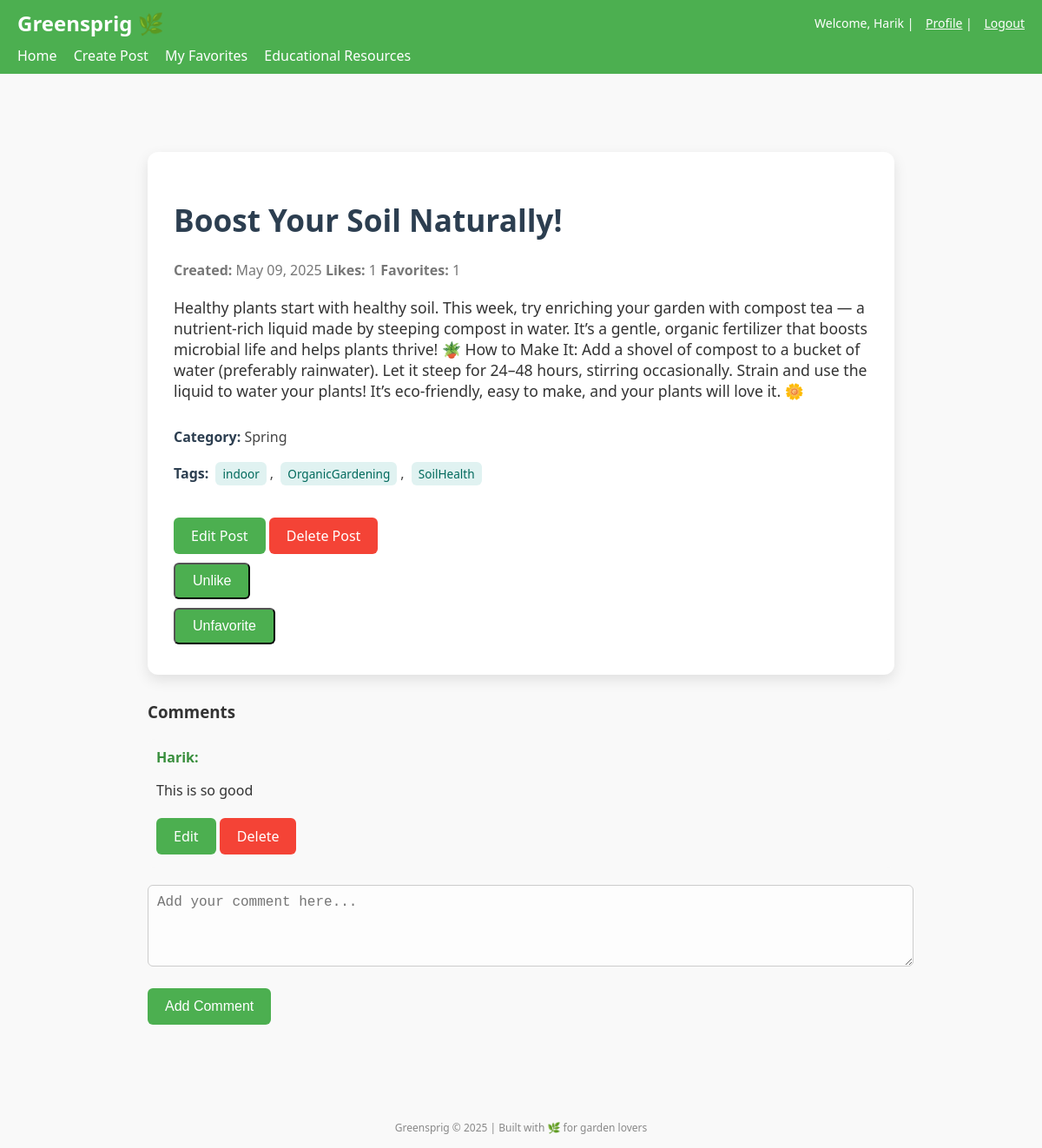
/post/4/ (signed in), run on the app's committed database.
### plants/models.py (models this page shows, shortened)
class Post(models.Model):
    title = models.CharField(max_length=100)
    content = models.TextField()
    author = models.ForeignKey(User, on_delete=models.CASCADE)
    image = models.ImageField(upload_to='post_images/', blank=True, null=True)  # New field
    likes = models.ManyToManyField(User, related_name='liked_posts', blank=True)  # New
    created_at = models.DateTimeField(auto_now_add=True)
    categories = models.ForeignKey(Category, on_delete=models.SET_NULL, null=True, blank=True)
    tags = TaggableManager()
    @property
    def total_likes(self):  #  Add this method
        return self.likes.count()

class Category(models.Model):
    name = models.CharField(max_length=100, unique=True)
    description = models.TextField(blank=True, null=True)

class Comment(models.Model):
    post = models.ForeignKey(Post, related_name='comments', on_delete=models.CASCADE)
    author = models.ForeignKey(User, on_delete=models.CASCADE)
    content = models.TextField()
    created_at = models.DateTimeField(auto_now_add=True)

### plants/views.py (the view)
# urls.py: path('post/<int:pk>/', views.post_detail, name='post_detail'),
def post_detail(request, pk):
    post = get_object_or_404(Post, pk=pk)
    comments = post.comments.all()
    is_favorited = False
    if request.user.is_authenticated:
        is_favorited = Favorite.objects.filter(user=request.user, post=post).exists()
    if request.method == 'POST':
        form = CommentForm(request.POST)
        if form.is_valid():
            comment = form.save(commit=False)
            comment.post = post
            comment.author = request.user
            comment.save()
            return redirect('post_detail', pk=pk)
    else:
        form = CommentForm()
    return render(request, 'post_detail.html', {
        'post': post,
        'comments': comments,
        'form': form,
        'is_favorited': is_favorited,
    })

### plants/forms.py
class CommentForm(forms.ModelForm):
    class Meta:
        model = Comment
        fields = ['content']

### plants/templates/post_detail.html (shortened to what this page needs)
{% extends 'base.html' %}
{% block content %}
  <div class="post-detail-wrapper">
    <div class="post-detail-card">
      <h1>{{ post.title }}</h1>
      <p class="post-meta">
        <span><strong>Created:</strong> {{ post.created_at|date:"M d, Y" }}</span>
        <span><strong>Likes:</strong> {{ post.total_likes }}</span>
        <span><strong>Favorites:</strong> {{ post.favorites.count }}</span>
      </p>
      <div class="post-content">
        <p>{{ post.content }}</p>
      </div>
      <div class="post-meta-info">
        {% if post.categories %}
          <p><strong>Category:</strong> {{ post.categories.name }}</p>
        {% endif %}
        {% if post.tags.all %}
          <p>
            <strong>Tags:</strong>
            {% for tag in post.tags.all %}
              <span class="tag">{{ tag.name }}</span>{% if not forloop.last %},{% endif %}
            {% endfor %}
          </p>
        {% endif %}
      </div>
      {% if user.is_authenticated and post.author == user %}
        <div class="post-actions">
          <a href="{% url 'edit_post' post.pk %}" class="btn-secondary">Edit Post</a>
          <a href="{% url 'delete_post' post.pk %}" class="btn-danger">Delete Post</a>
        </div>
      {% endif %}
        {% if user.is_authenticated %}
          <form method="POST" action="{% url 'like_post' post.pk %}" class="like-form">
            <button type="submit" class="btn-primary">
              {% if user in post.likes.all %}
                Unlike
              {% else %}
                Like
              {% endif %}
            </button>
          </form>
          <form method="POST" action="{% url 'toggle_favorite' post.pk %}" class="favorite-form">
            <button type="submit" class="btn-primary">
              {% if is_favorited %}
                Unfavorite
              {% else %}
                Favorite
              {% endif %}
            </button>
          </form>
        {% else %}
          <p>You must be logged in to like or favorite this post.</p>
        {% endif %}
      </div>
      <div class="comments-section">
        <h3>Comments</h3>
        {% if post.comments.all %}
          <ul class="comments-list">
            {% for comment in post.comments.all %}
              <li class="comment">
                <strong>{{ comment.author.username }}:</strong>
                <p>{{ comment.content }}</p>
                {% if comment.author == user %}
                  <a href="{% url 'edit_comment' comment.pk %}" class="btn-secondary">Edit</a>
                  <a href="{% url 'delete_comment' comment.pk %}" class="btn-danger">Delete</a>
                {% endif %}
              </li>
            {% endfor %}
          </ul>
        {% else %}
          <p>No comments yet.</p>
        {% endif %}
        <form method="POST" action="{% url 'add_comment' post.pk %}" class="comment-form">
          <textarea name="content" rows="4" placeholder="Add your comment here..." required></textarea>
          <button type="submit" class="btn-primary">Add Comment</button>
        </form>
      </div>
    </div>
{% endblock %}

### plants/templates/base.html (shortened to what this page needs)
<!DOCTYPE html>
<html lang="en">
<head>
</head>
<body>
  <header>
    <div class="top-bar">
      <a href="{% url 'home' %}" class="logo">Greensprig 🌿</a>
      <div class="welcome">
        {% if user.is_authenticated %}
          Welcome, {{ user.username }} |
          <a href="{% url 'profile' %}">Profile</a> |
          <a href="{% url 'logout' %}">Logout</a>
        {% else %}
          <a href="{% url 'login' %}">Login</a> |
          <a href="{% url 'signup' %}">Sign Up</a> |
        {% endif %}
      </div>
    </div>
    <nav>
      <a href="{% url 'home' %}">Home</a>
      {% if user.is_authenticated %}
        <a href="{% url 'create_post' %}">Create Post</a>
        <a href="{% url 'favorite_posts' %}">My Favorites</a>
        <a href="{% url 'educational_resources' %}">Educational Resources</a>
      {% endif %}
    </nav>
  </header>
  <main class="content">
    {% block content %}{% endblock %}
  </main>
  <footer>
    Greensprig &copy; 2025 | Built with 🌿 for garden lovers
    <br>
  </footer>
</body>
</html>

### plants/templates/base.html (style rules this page uses)
:root { --primary-color: #4CAF50; --light-gray: #f9f9f9; --text-color: #333; --white: #ffffff; }
body { margin: 0; font-family: 'Segoe UI', Tahoma, Geneva, Verdana, sans-serif; background-color: var(--light-gray); color: var(--text-color); }
header { background-color: var(--primary-color); color: var(--white); padding: 10px 20px; display: flex; flex-direction: column; }
header .top-bar { display: flex; justify-content: space-between; align-items: center; }
header .logo { font-size: 24px; font-weight: bold; text-decoration: none; color: var(--white); }
.welcome { font-size: 14px; }
.welcome a { color: var(--white); margin-left: 10px; text-decoration: underline; }
nav { margin-top: 10px; }
nav a { margin-right: 15px; color: var(--white); text-decoration: none; font-weight: 500; }
.content { padding: 30px 20px; max-width: 900px; margin: 0 auto; }
footer { text-align: center; padding: 15px; font-size: 12px; color: #888; }

### plants/templates/post_detail.html (style rules this page uses)
.post-detail-wrapper { max-width: 900px; margin: 40px auto; padding: 20px; }
.post-detail-card { background: white; padding: 30px; border-radius: 12px; box-shadow: 0 6px 16px rgba(0, 0, 0, 0.1); }
.post-detail-card h1 { font-size: 2.2rem; color: #2c3e50; }
.post-meta { font-size: 1rem; color: #777; margin-bottom: 20px; }
.post-content { font-size: 1.1rem; margin-bottom: 30px; color: #333; }
.post-meta-info { margin: 20px 0; font-size: 1rem; color: #444; }
.post-meta-info strong { color: #2c3e50; }
.tag { display: inline-block; background-color: #e0f2f1; color: #00695c; padding: 4px 8px; margin: 2px 4px; font-size: 0.85rem; border-radius: 6px; }
.post-actions { margin-top: 30px; }
.btn-secondary, .btn-danger, .btn-primary { padding: 10px 20px; border-radius: 6px; text-decoration: none; display: inline-block; margin: 5px 0; font-size: 1rem; transition: background-color 0.3s; }
.btn-secondary { background-color: #4CAF50; color: white; }
.btn-danger { background-color: #f44336; color: white; }
.btn-primary { background-color: #4CAF50; color: white; }
.comments-section { margin-top: 30px; }
.comments-list { list-style: none; padding-left: 0; }
.comment { margin-bottom: 15px; font-size: 1rem; background-color: #f9f9f9; padding: 10px; border-radius: 8px; }
.comment strong { color: #388e3c; }
.comment-form { margin-top: 20px; }
.comment-form textarea { width: 100%; padding: 10px; border-radius: 6px; border: 1px solid #ccc; font-size: 1rem; margin-bottom: 15px; background-color: #fdfdfd; }
.comment-form button { padding: 12px 20px; background-color: #4CAF50; color: white; border: none; border-radius: 6px; font-size: 1rem; cursor: pointer; transition: background-color 0.3s; }

### data on the page
Post: title "Boost Your Soil Naturally!", created_at "May 09, 2025", total_likes "1", favorites.count "1", content "Healthy plants start with healthy soil. This week, try enriching your garden with compost tea — a nutrient-rich liquid made by steeping compost in water. It’s a gentle, organic fertilizer that boosts microbial life and helps plants thrive! 🪴 How to Make It: Add a shovel of compost to a bucket of water (preferably rainwater). Let it steep for 24–48 hours, stirring occasionally. Strain and use the liquid to water your plants! It’s eco-friendly, easy to make, and your plants will love it. 🌼", categories.name "Spring"
Tag: name "indoor"
Tag: name "OrganicGardening"
Tag: name "SoilHealth"
Comment: author.username "Harik", content "This is so good", shows "Edit"

### other printed values
{{ user.username }} "Harik"
